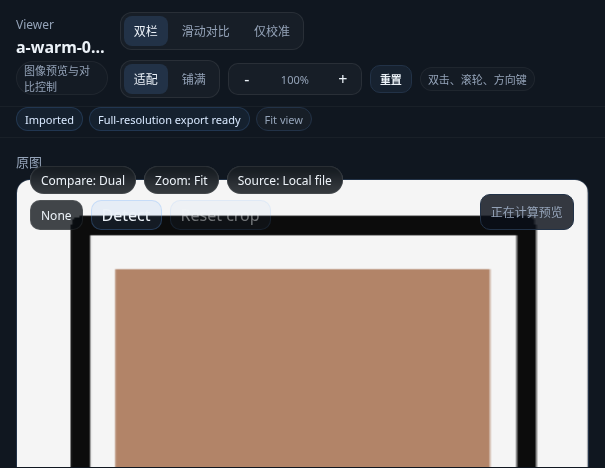
#> input picture tests/ui/photo_calibrator_frontend_visual.spec.js-snapshots/compact-viewer-pane-linux.png, 605 x 468 px
$ python -i cast_detection.py   (imports and definitions only)   (older library calls are emulated)
#> lines starting #> are read from the running program, lines starting #| are printed output that depends on the picture
### src/photo_calibrator/core/accelerator.py
from __future__ import annotations

import os
import time
from dataclasses import dataclass
from importlib import import_module
import sys

import cv2
import numpy as np


@dataclass(frozen=True)
class AcceleratorInfo:
    requested_backend: str
    active_backend: str
    opencv_optimized: bool
    opencv_threads: int
    opencl_available: bool
    opencl_enabled: bool
    accelerated_ops: tuple[str, ...]
    cpu_fallback_ops: tuple[str, ...]
    gpu_ops: tuple[str, ...]
    gpu_note: str
    fallback_reason: str = ""


class ImageAccelerator:
    name = "cpu-opencv"
    accelerated_ops = ("resize", "rgb-lab", "lab-rgb", "curve-lut", "matrix", "histogram")
    cpu_fallback_ops = ("3d-lut",)

    def __init__(self, fallback_reason: str = "") -> None:
        self.fallback_reason = fallback_reason

    def bgr_to_rgb(self, bgr: np.ndarray) -> np.ndarray:
        return cv2.cvtColor(bgr, cv2.COLOR_BGR2RGB)

    def rgb_to_bgr(self, rgb: np.ndarray) -> np.ndarray:
        return cv2.cvtColor(rgb, cv2.COLOR_RGB2BGR)

    def rgb_to_hsv(self, rgb: np.ndarray) -> np.ndarray:
        return cv2.cvtColor(rgb, cv2.COLOR_RGB2HSV)

    def rgb_to_gray_u8(self, rgb: np.ndarray) -> np.ndarray:
        return cv2.cvtColor(rgb, cv2.COLOR_RGB2GRAY)

    def rgb_to_lab_float(self, rgb: np.ndarray) -> np.ndarray:
        rgb_float = rgb.astype(np.float32) / 255.0
        return cv2.cvtColor(rgb_float, cv2.COLOR_RGB2Lab)

    def lab_to_rgb_uint8(self, lab: np.ndarray) -> np.ndarray:
        rgb = self.lab_to_rgb_float(lab)
        return np.clip(rgb * 255.0, 0, 255).astype(np.uint8)

    def lab_to_rgb_float(self, lab: np.ndarray) -> np.ndarray:
        return cv2.cvtColor(lab.astype(np.float32, copy=False), cv2.COLOR_Lab2RGB)

    def resize_area(self, img: np.ndarray, target: tuple[int, int]) -> np.ndarray:
        return cv2.resize(img, target, interpolation=cv2.INTER_AREA)

    def gaussian_blur(self, img: np.ndarray, ksize: tuple[int, int], sigma: float = 0.0) -> np.ndarray:
        return cv2.GaussianBlur(img, ksize, sigma)

    def sobel_abs_mean(self, gray: np.ndarray, dx: int, dy: int, axis: int) -> np.ndarray:
        sobel = cv2.Sobel(gray, cv2.CV_32F, dx, dy, ksize=3)
        return np.mean(np.abs(sobel), axis=axis)

    def calc_hist(self, img_rgb: np.ndarray, channel: int, bins: int, mask: np.ndarray | None = None) -> np.ndarray:
        return cv2.calcHist([img_rgb], [channel], mask, [bins], [0, 256]).reshape(-1)

    # [4 lines left out: function apply_channel_luts, not called in this run]

    def apply_color_matrix(self, src_float: np.ndarray, matrix: np.ndarray) -> np.ndarray:
        return cv2.transform(src_float, matrix)

    # [45 lines left out: functions apply_3d_lut, info, not called in this run]


class OpenCLUMatAccelerator(ImageAccelerator):
    name = "opencl-umat"
    accelerated_ops = ("resize", "rgb-gray", "gaussian-blur", "sobel-profile", "rgb-lab", "lab-rgb", "curve-lut", "matrix", "histogram")
    cpu_fallback_ops = ("3d-lut",)

    # [7 lines left out: function _run, not called in this run]

    def bgr_to_rgb(self, bgr: np.ndarray) -> np.ndarray:
        return self._run(bgr, lambda umat: cv2.cvtColor(umat, cv2.COLOR_BGR2RGB), lambda: ImageAccelerator.bgr_to_rgb(self, bgr))

    def rgb_to_bgr(self, rgb: np.ndarray) -> np.ndarray:
        return self._run(rgb, lambda umat: cv2.cvtColor(umat, cv2.COLOR_RGB2BGR), lambda: ImageAccelerator.rgb_to_bgr(self, rgb))

    def rgb_to_hsv(self, rgb: np.ndarray) -> np.ndarray:
        return self._run(rgb, lambda umat: cv2.cvtColor(umat, cv2.COLOR_RGB2HSV), lambda: ImageAccelerator.rgb_to_hsv(self, rgb))

    def rgb_to_gray_u8(self, rgb: np.ndarray) -> np.ndarray:
        return self._run(rgb, lambda umat: cv2.cvtColor(umat, cv2.COLOR_RGB2GRAY), lambda: ImageAccelerator.rgb_to_gray_u8(self, rgb))

    # [7 lines left out: function rgb_to_lab_float, not called in this run]

    def lab_to_rgb_uint8(self, lab: np.ndarray) -> np.ndarray:
        rgb = self._run(lab, lambda umat: cv2.cvtColor(umat, cv2.COLOR_Lab2RGB), lambda: cv2.cvtColor(lab, cv2.COLOR_Lab2RGB))
        return np.clip(rgb * 255.0, 0, 255).astype(np.uint8)

    # [52 lines left out: functions resize_area, gaussian_blur, sobel_abs_mean, apply_channel_luts, apply_color_matrix, info, not called in this run]


class TorchAccelerator(ImageAccelerator):
    """Optional CUDA/MPS backend for LUT-style operations.

    OpenCV remains the fallback for operations that need mature color science
    kernels, while Torch handles GPU-friendly resize and per-pixel transforms.
    """

    accelerated_ops = ("resize", "rgb-gray", "rgb-lab", "lab-rgb", "curve-lut", "matrix", "3d-lut")
    cpu_fallback_ops = ("histogram",)

    def __init__(self, torch_module=None, device: str | None = None) -> None:
        super().__init__()
        self.torch = torch_module or import_module("torch")
        self.device = device or self._select_device()
        if self.device is None:
            raise RuntimeError("Torch is installed but no CUDA or MPS device is available")
        self.name = f"torch-{self.device}"

    def _select_device(self) -> str | None:
        if getattr(self.torch.cuda, "is_available", lambda: False)():
            return "cuda"
        mps = getattr(getattr(self.torch, "backends", None), "mps", None)
        if mps is not None and getattr(mps, "is_available", lambda: False)():
            return "mps"
        return None

    def _tensor(self, arr: np.ndarray):
        return self.torch.as_tensor(arr, device=self.device)

    def _to_numpy(self, tensor) -> np.ndarray:
        return tensor.detach().to("cpu").numpy()

    # [106 lines left out: functions warmup_3d_lut, rgb_to_lab_float, rgb_to_gray_u8, lab_to_rgb_uint8, resize_area, not called in this run]

    def gaussian_blur(self, img: np.ndarray, ksize: tuple[int, int], sigma: float = 0.0) -> np.ndarray:
        return ImageAccelerator.gaussian_blur(self, img, ksize, sigma)

    # [85 lines left out: functions sobel_abs_mean, apply_channel_luts, apply_color_matrix, apply_3d_lut, info, not called in this run]


class HybridTorchOpenCLAccelerator(ImageAccelerator):
    """Combine OpenCL image kernels with Torch per-pixel GPU transforms."""

    accelerated_ops = ("resize", "rgb-gray", "gaussian-blur", "sobel-profile", "rgb-lab", "lab-rgb", "curve-lut", "matrix", "histogram", "3d-lut")
    cpu_fallback_ops: tuple[str, ...] = ()

    # [5 lines left out: function __init__, not called in this run]

    def bgr_to_rgb(self, bgr: np.ndarray) -> np.ndarray:
        return self.opencl_accelerator.bgr_to_rgb(bgr)

    def rgb_to_bgr(self, rgb: np.ndarray) -> np.ndarray:
        return self.opencl_accelerator.rgb_to_bgr(rgb)

    def rgb_to_hsv(self, rgb: np.ndarray) -> np.ndarray:
        return self.opencl_accelerator.rgb_to_hsv(rgb)

    def rgb_to_gray_u8(self, rgb: np.ndarray) -> np.ndarray:
        return self.opencl_accelerator.rgb_to_gray_u8(rgb)

    def rgb_to_lab_float(self, rgb: np.ndarray) -> np.ndarray:
        return self.opencl_accelerator.rgb_to_lab_float(rgb)

    def lab_to_rgb_uint8(self, lab: np.ndarray) -> np.ndarray:
        return self.opencl_accelerator.lab_to_rgb_uint8(lab)

    def resize_area(self, img: np.ndarray, target: tuple[int, int]) -> np.ndarray:
        return self.opencl_accelerator.resize_area(img, target)

    def gaussian_blur(self, img: np.ndarray, ksize: tuple[int, int], sigma: float = 0.0) -> np.ndarray:
        return self.opencl_accelerator.gaussian_blur(img, ksize, sigma)

    def sobel_abs_mean(self, gray: np.ndarray, dx: int, dy: int, axis: int) -> np.ndarray:
        return self.opencl_accelerator.sobel_abs_mean(gray, dx, dy, axis)

    def calc_hist(self, img_rgb: np.ndarray, channel: int, bins: int, mask: np.ndarray | None = None) -> np.ndarray:
        return self.opencl_accelerator.calc_hist(img_rgb, channel, bins, mask)

    def apply_channel_luts(self, img_rgb: np.ndarray, luts: list[np.ndarray]) -> np.ndarray:
        return self.torch_accelerator.apply_channel_luts(img_rgb, luts)

    def apply_color_matrix(self, src_float: np.ndarray, matrix: np.ndarray) -> np.ndarray:
        return self.torch_accelerator.apply_color_matrix(src_float, matrix)

    def apply_3d_lut(self, src_float: np.ndarray, table: np.ndarray, strength: float) -> np.ndarray:
        return self.torch_accelerator.apply_3d_lut(src_float, table, strength)

    # [15 lines left out: function info, not called in this run]


class HybridTorchCPUAccelerator(ImageAccelerator):
    """Use optimized OpenCV CPU kernels and reserve MPS/CUDA for 3D LUTs."""

    accelerated_ops = ("resize", "rgb-gray", "gaussian-blur", "sobel-profile", "rgb-lab", "lab-rgb", "curve-lut", "matrix", "histogram", "3d-lut")
    cpu_fallback_ops: tuple[str, ...] = ()

    # [5 lines left out: function __init__, not called in this run]

    def apply_3d_lut(self, src_float: np.ndarray, table: np.ndarray, strength: float) -> np.ndarray:
        return self.torch_accelerator.apply_3d_lut(src_float, table, strength)

    # [15 lines left out: function info, not called in this run]


def create_accelerator(requested_backend: str = "auto") -> ImageAccelerator:
    backend = (requested_backend or "auto").lower()
    if backend in {"cpu", "cpu-opencv"}:
        cv2.ocl.setUseOpenCL(False)
        return ImageAccelerator()

    torch_error = ""
    if backend in {"auto", "torch", "torch-cuda", "torch-mps", "metal", "metal-mps"}:
        try:
            device = None
            if backend == "torch-cuda":
                device = "cuda"
            elif backend in {"torch-mps", "metal", "metal-mps"}:
                device = "mps"
            torch_acc = TorchAccelerator(device=device)
            if backend == "auto":
                if sys.platform == "darwin":
                    cv2.ocl.setUseOpenCL(False)
                    return HybridTorchCPUAccelerator(torch_acc)
                cv2.ocl.setUseOpenCL(True)
                if cv2.ocl.haveOpenCL() and cv2.ocl.useOpenCL():
                    return HybridTorchOpenCLAccelerator(torch_acc)
            if backend != "auto" or torch_acc.device in {"cuda", "mps"}:
                return torch_acc
        except Exception as exc:
            torch_error = str(exc)
            if backend in {"torch", "torch-cuda", "torch-mps", "metal", "metal-mps"}:
                cv2.ocl.setUseOpenCL(False)
                return ImageAccelerator(fallback_reason=f"Requested {backend}, but Torch GPU backend is unavailable: {torch_error}")

    allow_auto_opencl = backend == "auto" and sys.platform != "darwin"
    cv2.ocl.setUseOpenCL(allow_auto_opencl or backend in {"opencl", "opencl-umat"})
    if (allow_auto_opencl or backend in {"opencl", "opencl-umat"}) and cv2.ocl.haveOpenCL() and cv2.ocl.useOpenCL():
        return OpenCLUMatAccelerator()
    cv2.ocl.setUseOpenCL(False)
    if backend in {"opencl", "opencl-umat"}:
        return ImageAccelerator(
            fallback_reason=f"Requested {backend}, but OpenCL is unavailable or disabled in this OpenCV runtime."
        )
    reason = "Auto selected CPU fallback."
    if torch_error:
        reason += f" Torch GPU unavailable: {torch_error}."
    if not cv2.ocl.haveOpenCL():
        reason += " OpenCL unavailable."
    elif backend == "auto" and sys.platform == "darwin":
        reason += " OpenCL skipped on macOS because the measured UMat path is slower than optimized CPU."
    return ImageAccelerator(fallback_reason=reason)


class AcceleratorRuntime:
    def __init__(self, requested_backend: str = "auto") -> None:
        self.requested_backend = requested_backend
        self.deferred_auto = requested_backend == "auto" and sys.platform == "darwin"
        self.current = (
            ImageAccelerator(fallback_reason="macOS MPS initialization is deferred until the backend is listening.")
            if self.deferred_auto
            else create_accelerator(requested_backend)
        )

    # [5 lines left out: function configure, not called in this run]

    def __getattr__(self, name: str):
        return getattr(self.current, name)

    def info(self, requested_backend: str | None = None) -> AcceleratorInfo:
        return self.current.info(requested_backend or self.requested_backend)


REQUESTED_BACKEND = os.environ.get("PHOTO_CALIBRATOR_ACCELERATOR", "auto")
ACCELERATOR = AcceleratorRuntime(REQUESTED_BACKEND)


def set_accelerator_backend(requested_backend: str) -> dict:
    ACCELERATOR.configure(requested_backend)
    return accelerator_payload()


# [73 lines left out: functions accelerator_payload, benchmark_accelerator, not called in this run]

### src/photo_calibrator/core/cast_detection.py
from __future__ import annotations

from dataclasses import dataclass, field

import cv2
import numpy as np

from .accelerator import ACCELERATOR

THRESHOLD_MODERATE = 3.0
THRESHOLD_STRONG = 6.0


@dataclass(frozen=True)
class RgbStats:
    r_mean: float
    g_mean: float
    b_mean: float
    r_std: float
    g_std: float
    b_std: float
    r_bias: float
    g_bias: float
    b_bias: float


@dataclass(frozen=True)
class LabStats:
    l_mean: float
    a_mean: float
    b_star_mean: float
    a_std: float
    b_star_std: float
    cast_strength: float


@dataclass(frozen=True)
class ZoneCast:
    a_mean: float
    b_mean: float
    pixels: int
    confidence: float = 1.0


@dataclass(frozen=True)
class ToneRegion:
    name: str
    pixels: int
    pct: float
    r_mean: float
    g_mean: float
    b_mean: float
    a_star: float
    b_star: float
    l_mean: float
    peaks: dict[str, int]
    peak_spread: int


@dataclass(frozen=True)
class CastReport:
    width: int
    height: int
    rgb: RgbStats
    lab: LabStats
    peaks: dict[str, int]
    severity: str
    cast_direction: str
    diagnosis: list[str] = field(default_factory=list)
    is_gray_ref: bool = False
    gray_deviation: float = 0.0
    skin: ZoneCast | None = None
    zones: dict[str, ZoneCast] = field(default_factory=dict)
    tone_regions: dict[str, ToneRegion] = field(default_factory=dict)

    @property
    def peak_spread(self) -> int:
        return max(self.peaks.values()) - min(self.peaks.values())

    # [4 lines left out: function channel_spread, not called in this run]


def ensure_rgb_image(img_rgb: np.ndarray) -> np.ndarray:
    if img_rgb.ndim != 3 or img_rgb.shape[2] != 3:
        raise ValueError("Expected an HxWx3 RGB image")
    if not (
        np.issubdtype(img_rgb.dtype, np.integer)
        or np.issubdtype(img_rgb.dtype, np.floating)
    ):
        raise ValueError("Expected an integer or floating-point RGB image")
    return img_rgb


def ensure_uint8_rgb(img_rgb: np.ndarray) -> np.ndarray:
    """Return an uint8 RGB analysis view without changing the source array."""

    img_rgb = ensure_rgb_image(img_rgb)
    if img_rgb.dtype == np.uint8:
        return img_rgb
    if np.issubdtype(img_rgb.dtype, np.integer):
        info = np.iinfo(img_rgb.dtype)
        scale = float(info.max) if info.max > 0 else 1.0
        normalized = img_rgb.astype(np.float32) / scale
    else:
        normalized = np.nan_to_num(
            img_rgb.astype(np.float32, copy=False),
            nan=0.0,
            posinf=1.0,
            neginf=0.0,
        )
        max_value = float(normalized.max()) if normalized.size else 1.0
        if max_value > 1.0:
            normalized = normalized / max_value
    return np.clip(np.rint(normalized * 255.0), 0, 255).astype(np.uint8)


def rgb_to_lab_float(img_rgb: np.ndarray) -> np.ndarray:
    """Convert uint8 RGB to high-precision CIELAB.

    OpenCV's uint8 Lab path quantizes L/a/b into 8-bit channels. For analysis
    and chart data we use float32 RGB in 0..1, which returns L* in 0..100 and
    a*/b* in real CIELAB units.
    """

    img_rgb = ensure_uint8_rgb(img_rgb)
    return ACCELERATOR.rgb_to_lab_float(img_rgb)


def analyze_rgb(img_rgb: np.ndarray) -> RgbStats:
    img_rgb = ensure_uint8_rgb(img_rgb)
    r, g, b = img_rgb[:, :, 0], img_rgb[:, :, 1], img_rgb[:, :, 2]
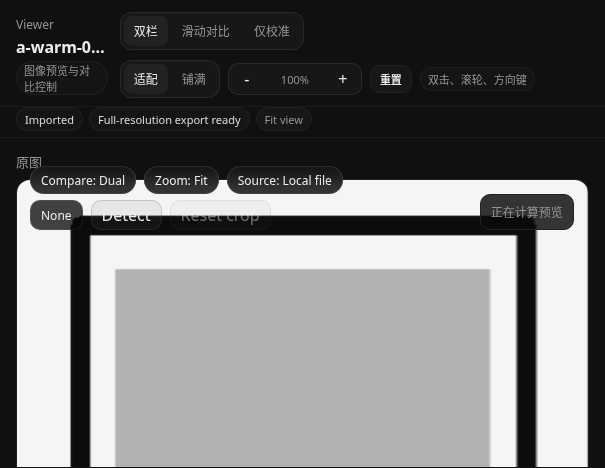
#> r: shape (468, 605); min 8, max 245, mean 113.7
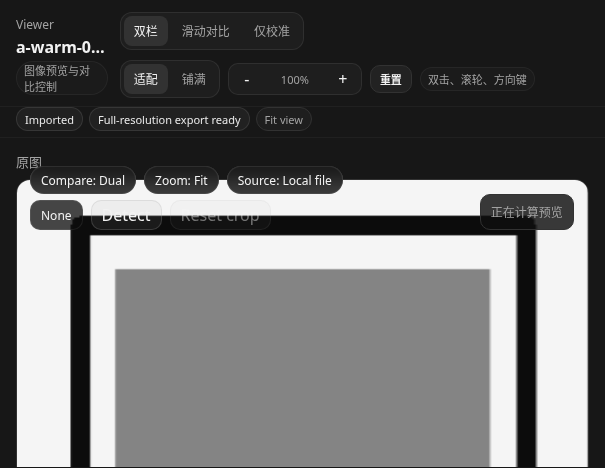
#> g: shape (468, 605); min 11, max 245, mean 105.1
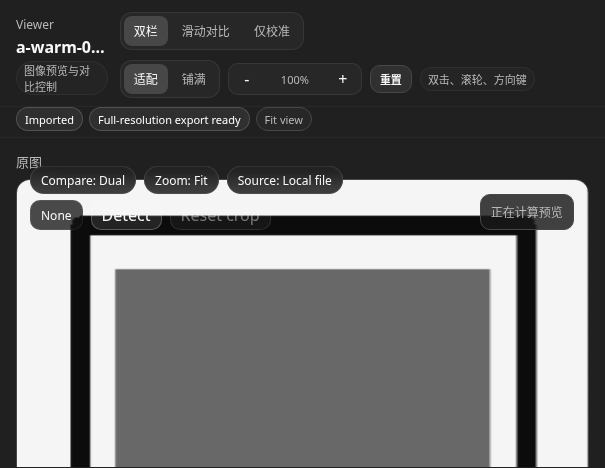
#> b: shape (468, 605); min 12, max 255, mean 102.2
    r_mean, g_mean, b_mean = float(r.mean()), float(g.mean()), float(b.mean())
#> r_mean = 113.7; g_mean = 105.1; b_mean = 102.2
    overall = (r_mean + g_mean + b_mean) / 3.0
#> overall = 107
    return RgbStats(
        r_mean=r_mean,
        g_mean=g_mean,
        b_mean=b_mean,
        r_std=float(r.std()),
        g_std=float(g.std()),
        b_std=float(b.std()),
        r_bias=r_mean - overall,
        g_bias=g_mean - overall,
        b_bias=b_mean - overall,
    )


def analyze_lab(img_rgb: np.ndarray) -> LabStats:
    img_rgb = ensure_uint8_rgb(img_rgb)
    lab = rgb_to_lab_float(img_rgb)
    l_ch, a_ch, b_ch = lab[:, :, 0], lab[:, :, 1], lab[:, :, 2]
    a_centered = float(a_ch.mean())
    b_centered = float(b_ch.mean())
    return LabStats(
        l_mean=float(l_ch.mean()),
        a_mean=a_centered,
        b_star_mean=b_centered,
        a_std=float(a_ch.std()),
        b_star_std=float(b_ch.std()),
        cast_strength=float(np.sqrt(a_centered**2 + b_centered**2)),
    )


# [315 lines left out: functions find_histogram_peaks, _find_haarcascade, _detect_faces, _skin_ycrcb, _skin_from_faces, detect_skin_mask and 4 more, not called in this run]


def analyze_image_array(img_rgb: np.ndarray, is_gray_ref: bool = False) -> CastReport:
    img_rgb = ensure_uint8_rgb(img_rgb)
    rgb = analyze_rgb(img_rgb)
    lab = analyze_lab(img_rgb)
    peaks = find_histogram_peaks(img_rgb)
    severity, direction, diagnosis = diagnose_cast(lab, rgb, peaks)
    gray_deviation = 0.0
    if is_gray_ref:
        gray_deviation = float(
            np.sqrt((rgb.r_mean - 128) ** 2 + (rgb.g_mean - 128) ** 2 + (rgb.b_mean - 128) ** 2)
        )
        diagnosis.append(f"Gray reference deviation: {gray_deviation:.1f}")
    zones = auto_detect_cast(img_rgb)
    return CastReport(
        width=int(img_rgb.shape[1]),
        height=int(img_rgb.shape[0]),
        rgb=rgb,
        lab=lab,
        peaks=peaks,
        severity=severity,
        cast_direction=direction,
        diagnosis=diagnosis,
        is_gray_ref=is_gray_ref,
        gray_deviation=gray_deviation,
        skin=zones.get("skin"),
        zones={k: v for k, v in zones.items() if k != "skin"},
        tone_regions=analyze_luminance_regions(img_rgb),
    )

>>> import cv2
>>> picture = cv2.cvtColor(cv2.imread('../../../tests/ui/photo_calibrator_frontend_visual.spec.js-snapshots/compact-viewer-pane-linux.png'), cv2.COLOR_BGR2RGB)
#> (the run stopped early here; a loop or call above may not have finished)

$ run again, on tests/ui/photo_calibrator_frontend_visual.spec.js-snapshots/compact-workbench-shell-linux.png
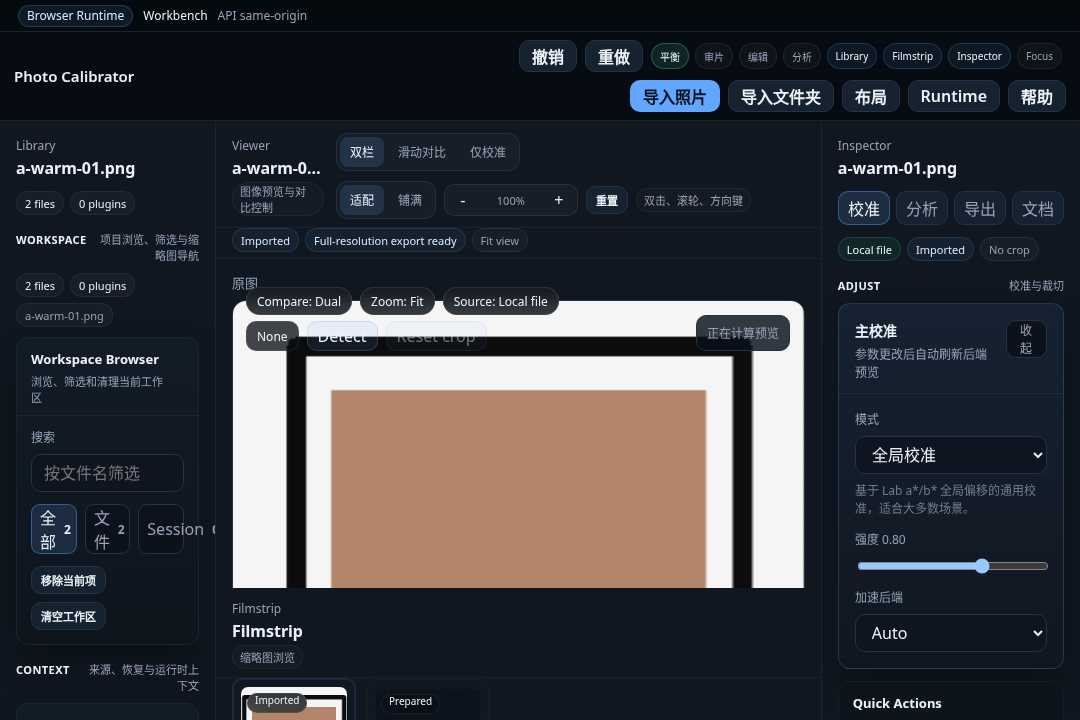
#> input picture tests/ui/photo_calibrator_frontend_visual.spec.js-snapshots/compact-workbench-shell-linux.png, 1080 x 720 px
#> in analyze_rgb, `r, g, b = img_rgb[:, :, 0], img_rgb[:, :, 1], img_rgb[:, :, 2]`:
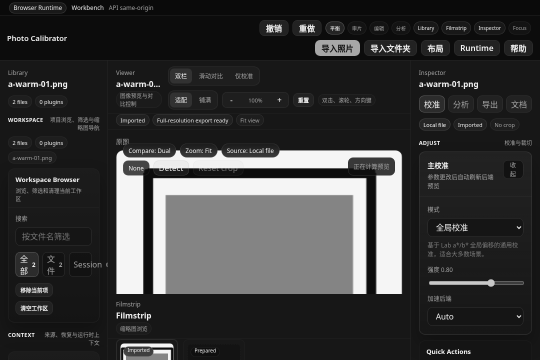
#> g: shape (720, 1080) (shown at 1/2 size); min 10, max 248, mean 57.3
#> in analyze_rgb, `r, g, b = img_rgb[:, :, 0], img_rgb[:, :, 1], img_rgb[:, :, 2]`:
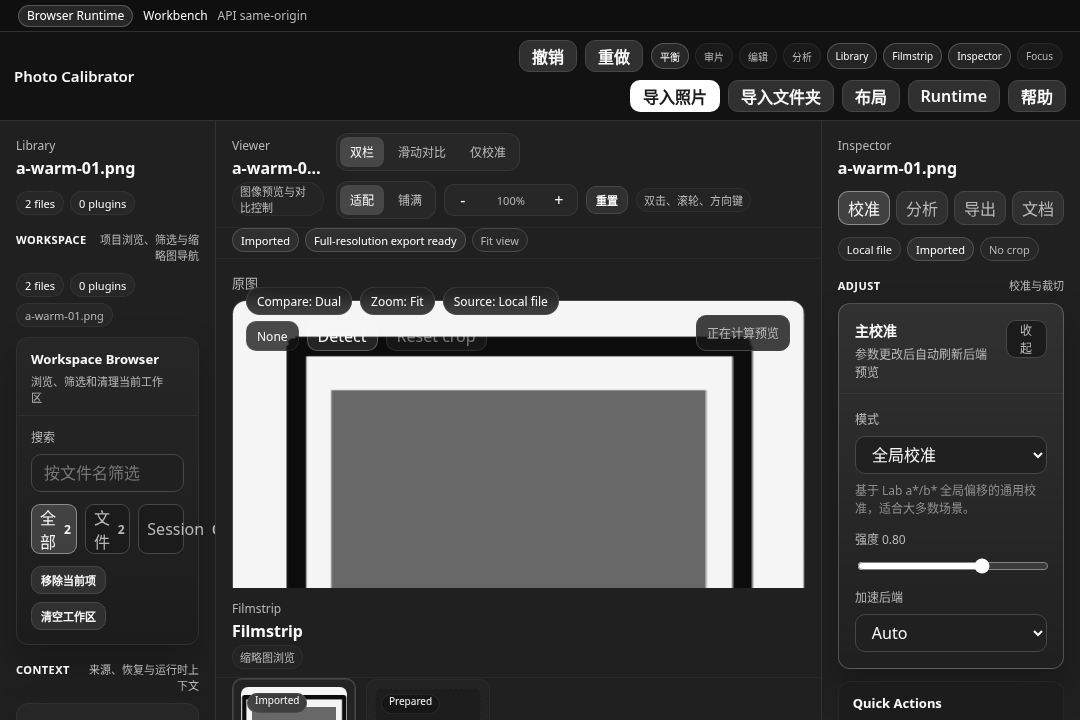
#> b: shape (720, 1080); min 12, max 255, mean 62.4
#> r_mean = 55.46; g_mean = 57.26; b_mean = 62.39
#> overall = 58.37
